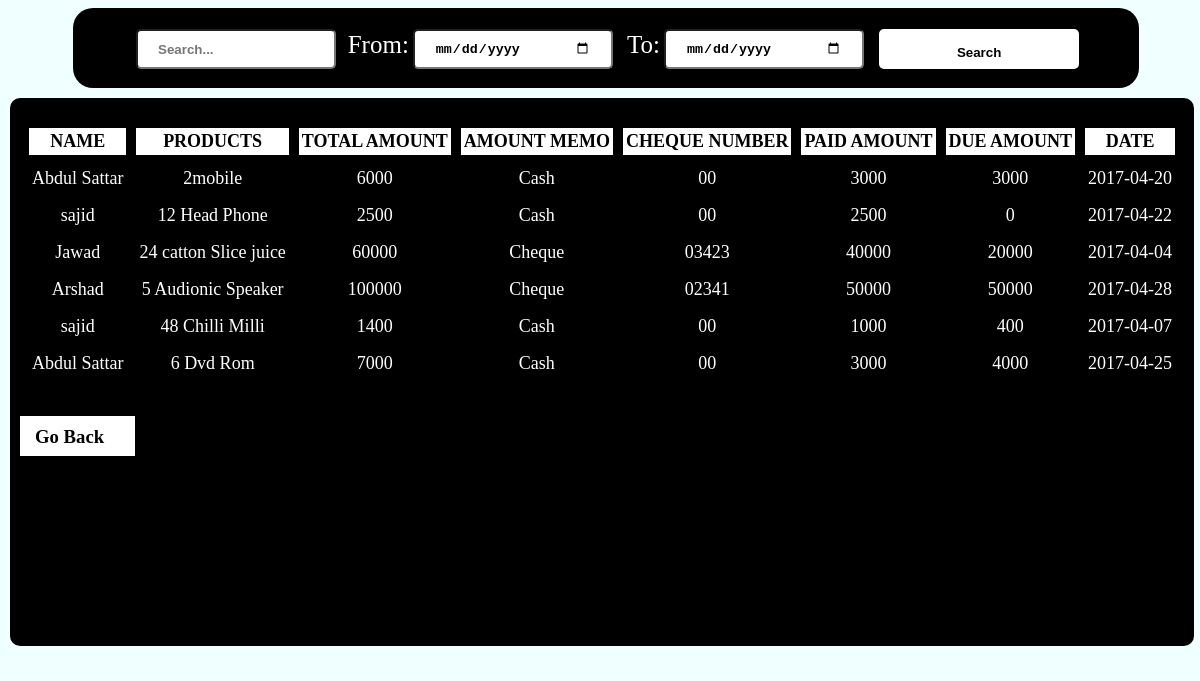
The app's page /search.php (signed in) with its own data.
### tables this page shows
CREATE TABLE `add_person_record` (
  `id` int(11) NOT NULL,
  `person_id` varchar(255) NOT NULL,
  `person_name` varchar(255) NOT NULL,
  `product` varchar(255) NOT NULL,
  `t_amount` int(11) NOT NULL,
  `amount_memo` varchar(255) NOT NULL,
  `cheque_no` varchar(255) NOT NULL,
  `p_amount` int(11) NOT NULL,
  `d_amount` int(11) NOT NULL,
  `date` date NOT NULL
);

### search.php (the view, shortened to what this page needs)
<?php
include ("search_code.php");
?>
<!DOCTYPE html>
<html>
<head>
	<link rel="stylesheet" type="text/css" href="style.css" media="all" />
</head>
<body>
<div class="maincontainer" style="width: 100%; height: 645px; background: Azure;">
<div style="width: 90%; height: 80px; background: black; border-radius: 20px; color:white; margin-left: 65px;">
<form method="post" action="search.php">
<table style="padding-top: 10px; width: 90%; margin-left: 60px;" >
<tr>
<td><input type="text" name="search" placeholder="Search..." style="width: 200px;" /></td>
<td><label style="font-size:25px">From:</label>
<input type="date" name="from"  style="width: 200px;
    padding: 12px 20px;
    margin: 8px 0;
    box-sizing: border-box;
    height: 40px;
    color: black;
    font-weight: bold;
    border-radius: 5px;"></td>
<td><label style="font-size:25px">To:</label>
<input type="date" name="to" style="width: 200px;
    padding: 12px 20px;
    margin: 8px 0;
    box-sizing: border-box;
    height: 40px;
    color: black;
    font-weight: bold;
    border-radius: 5px;"></td>
<td><button type="submit" name="submit-search" style="width: 200px;
    background-color:white;
    height: 40px;
    border: none;
    color: black;
    font-weight: bold;
    padding: 16px 32px;
    text-decoration: none;
    margin: 4px 2px;
    cursor: pointer;
    border-radius: 5px; ">Search</button></td>
</tr>
</table>
</form>
</div>
<div style="width: 100%; height: 85%; background: black; border-radius: 10px; margin-top: 10px; color: white; margin-left: 2px;">
	<div style="width: 100%; height: 100%;  border-radius: 20px; float: left;" class="chatbox">
			<div class="chatlogs">
			<div class="chat friend">
				<table align="center" style="margin-top: 20px; font-size: 18px; text-align: center;" border="0" cellspacing="10" cellpadding="3" >
					<tr style="background-color: white; color: black ;">
						<th >NAME</th>
						<th>PRODUCTS</th>
						<th>TOTAL AMOUNT</th>
						<th>AMOUNT MEMO</th>
						<th>CHEQUE NUMBER</th>
						<th>PAID AMOUNT</th>
						<th>DUE AMOUNT</th>
						<th>DATE</th>
					</tr>
						<?php
if (!isset($_POST['submit-search'])) {
	$sql="select * from add_person_record";
	$result= mysqli_query($link,$sql);
	$queryresult=mysqli_num_rows($result);
	if($queryresult>0){
		while($row=mysqli_fetch_assoc($result)){
			echo "<tr>
			<td>".$row['person_name']."</td>
			<td>".$row['product']."</td>
			<td>".$row['t_amount']."</td>
			<td>".$row['amount_memo']."</td>
			<td>".$row['cheque_no']."</td>
			<td>".$row['p_amount']."</td>
			<td>".$row['d_amount']."</td>
			<td>".$row['date']."</td>
			</tr>";
		}
	}
	}
		?>
				</table>
			</div>
			<a href="main_page.php" style="text-decoration: none;"><h3 style="color:black; margin-left: 10px;  background-color: white; width: 100px; height: 30px; padding-top: 10px; padding-left: 15px;">Go Back</h3></a>
		</div>
	</div>
</div>
</div>
</body>
</html>

### style.css (style rules this page uses)
body { background: Azure ; }
.maincontainer { width: 100%; height: 1000px; background-color:black; }
input[type=text] { width: 100%; height: 40px; padding: 12px 20px; margin: 8px 0; box-sizing: border-box; color: black; font-weight: bold; border-radius: 5px; }

### search.php (style rules this page uses)
.chatbox { width:100%; height:100%; }
.chatlogs { width: 100%; height: 100%; overflow-x:hidden; overflow-y:scroll; }
.chat { display: flex; flex-flow: row wrap; align-items: flex-start; margin-bottom: 10px; }

### records on screen
add_person_record: person_name "Abdul Sattar", product "2mobile", t_amount "6000", amount_memo "Cash", cheque_no "00", p_amount "3000", d_amount "3000", date "2017-04-20"
add_person_record: person_name "sajid", product "12 Head Phone", t_amount "2500", amount_memo "Cash", cheque_no "00", p_amount "2500", d_amount "0", date "2017-04-22"
add_person_record: person_name "Jawad", product "24 catton Slice juice", t_amount "60000", amount_memo "Cheque", cheque_no "03423", p_amount "40000", d_amount "20000", date "2017-04-04"
add_person_record: person_name "Arshad", product "5 Audionic Speaker", t_amount "100000", amount_memo "Cheque", cheque_no "02341", p_amount "50000", d_amount "50000", date "2017-04-28"
add_person_record: person_name "sajid", product "48 Chilli Milli", t_amount "1400", amount_memo "Cash", cheque_no "00", p_amount "1000", d_amount "400", date "2017-04-07"
add_person_record: person_name "Abdul Sattar", product "6 Dvd Rom", t_amount "7000", amount_memo "Cash", cheque_no "00", p_amount "3000", d_amount "4000", date "2017-04-25"
